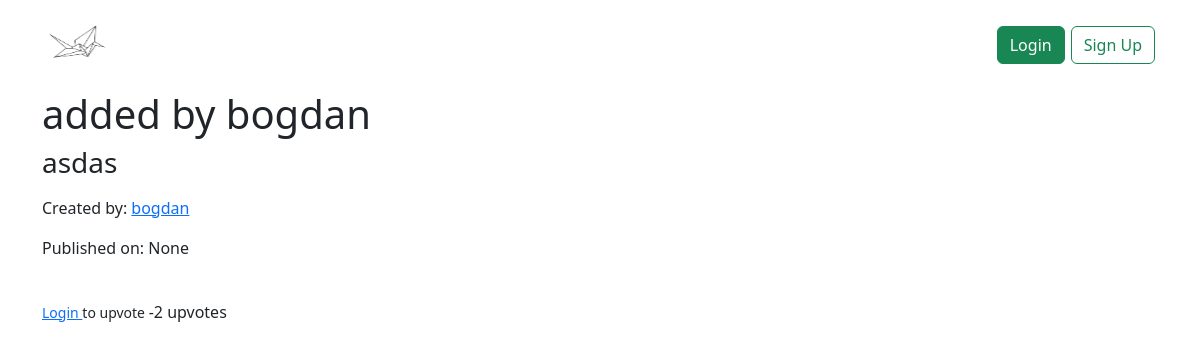
Screenshot of /profile/3/ with the database file from the repository.
### users/models.py (models this page shows, shortened)
class Step(models.Model):
    user = models.ForeignKey(User, on_delete=models.CASCADE, default=1)
    step_title = models.CharField("Method title", max_length=200)
    step_description = models.CharField("Method description", max_length=1000)
    pub_date = models.DateTimeField("date published", null=True, blank=True)
    upvotes = models.ManyToManyField(User, related_name='upvoted_steps')
    unit_number = models.FloatField("Unit Number", default=0)
    def total_upvotes(self):
        return self.upvotes.count()

### users/views.py (the view)
# urls.py: path("profile/<int:step_id>/", views.detail, name="detail"),
def detail(request, step_id):
    step = get_object_or_404(Step, pk = step_id)
    total_upvotes =step.total_upvotes()
    upvoted = False
    if step.upvotes.filter(id=request.user.id).exists():
        upvoted = True
    context ={
        "step":step,
        "total_upvotes": total_upvotes,
        "upvoted": upvoted,
        "step_user": step.user,  # Update the variable name to "step_user"
        }
    return render(request, "users/detail.html", context)

### users/templates/users/detail.html (shortened to what this page needs)
{% extends 'base.html' %}
{% load crispy_forms_tags %}
{% block content %}
<h1>{{ step.step_title }}</h1>
<h3>{{ step.step_description }}</h3>
<p>Created by: <a href="{% url 'users:user-steps' step_user.id %}">{{ step_user.username }}</a></p>
<p>Published on: {{ step.pub_date }}</p>
<br/>
<form action = "{% url 'users:upvote_step' step.pk %}" method="POST">
    {% if user.is_authenticated %}
        {% if upvoted %}
            <button type="submit" name="step_id" value="{{step.id}}" class="btn btn-danger btn-sm">Downvote</button>
        {% else %}
            <button type="submit" name="step_id" value="{{step.id}}" class="btn btn-primary btn-sm">Upvote</button>
        {% endif %}
    {% else %}
        <small><a href="{%url 'users:login'%}">Login </a>to upvote
        </small>
    {% endif %}
    -{{total_upvotes}} upvotes
</form>
{%endblock %}

### static/main.css (style rules this page uses)
body { height:100%; width:100%; position: absolute; }

### rows the page displays
Step: step_title "added by bogdan", step_description "asdas", pub_date "None"

### other values shown
{{ step_user.username }} "bogdan"
{{ total_upvotes }} "2"
